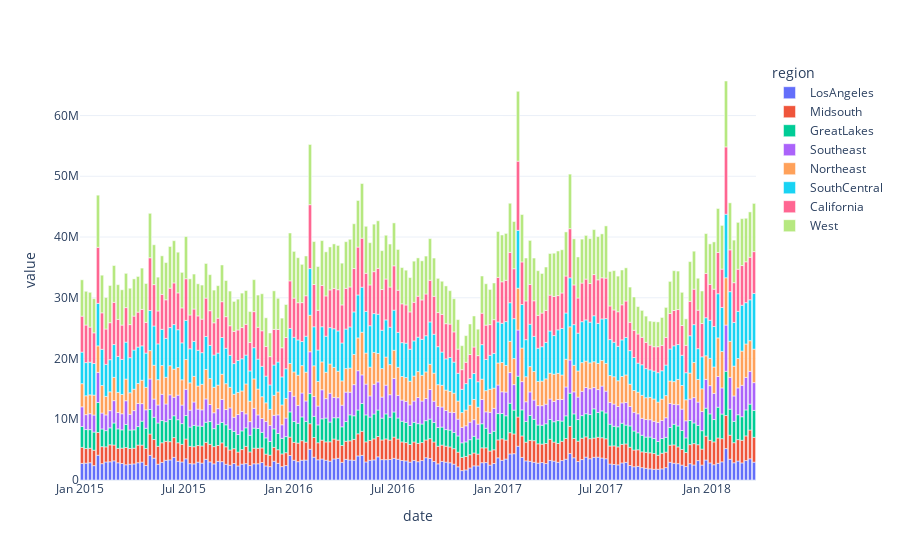

Write notebook code for a chart like this one.
### Code cell
fig = px.bar(_df.loc[:,columns])
fig.show()

### Figure 1 — Plotly figure (JSON) as saved in the notebook; plotly's stock layout.template omitted (floating-point values rounded to 4 significant figures; data arrays with more than 128 entries replaced by an {"elided": "..."} marker saying what was removed)
{"data": [{"alignmentgroup": "True", "hovertemplate": "region=LosAngeles<br>date=%{x}<br>value=%{y}<extra></extra>", "legendgroup": "LosAngeles", "marker": {"color": "#636efa", "pattern": {"shape": ""}}, "name": "LosAngeles", "offsetgroup": "LosAngeles", "orientation": "v", "showlegend": true, "textposition": "auto", "type": "bar", "x": {"elided": "169 str values"}, "xaxis": "x", "y": {"elided": "169 float values"}, "yaxis": "y"}, {"alignmentgroup": "True", "hovertemplate": "region=Midsouth<br>date=%{x}<br>value=%{y}<extra></extra>", "legendgroup": "Midsouth", "marker": {"color": "#EF553B", "pattern": {"shape": ""}}, "name": "Midsouth", "offsetgroup": "Midsouth", "orientation": "v", "showlegend": true, "textposition": "auto", "type": "bar", "x": {"elided": "169 str values"}, "xaxis": "x", "y": {"elided": "169 float values"}, "yaxis": "y"}, {"alignmentgroup": "True", "hovertemplate": "region=GreatLakes<br>date=%{x}<br>value=%{y}<extra></extra>", "legendgroup": "GreatLakes", "marker": {"color": "#00cc96", "pattern": {"shape": ""}}, "name": "GreatLakes", "offsetgroup": "GreatLakes", "orientation": "v", "showlegend": true, "textposition": "auto", "type": "bar", "x": {"elided": "169 str values"}, "xaxis": "x", "y": {"elided": "169 float values"}, "yaxis": "y"}, {"alignmentgroup": "True", "hovertemplate": "region=Southeast<br>date=%{x}<br>value=%{y}<extra></extra>", "legendgroup": "Southeast", "marker": {"color": "#ab63fa", "pattern": {"shape": ""}}, "name": "Southeast", "offsetgroup": "Southeast", "orientation": "v", "showlegend": true, "textposition": "auto", "type": "bar", "x": {"elided": "169 str values"}, "xaxis": "x", "y": {"elided": "169 float values"}, "yaxis": "y"}, {"alignmentgroup": "True", "hovertemplate": "region=Northeast<br>date=%{x}<br>value=%{y}<extra></extra>", "legendgroup": "Northeast", "marker": {"color": "#FFA15A", "pattern": {"shape": ""}}, "name": "Northeast", "offsetgroup": "Northeast", "orientation": "v", "showlegend": true, "textposition": "auto", "type": "bar", "x": {"elided": "169 str values"}, "xaxis": "x", "y": {"elided": "169 float values"}, "yaxis": "y"}, {"alignmentgroup": "True", "hovertemplate": "region=SouthCentral<br>date=%{x}<br>value=%{y}<extra></extra>", "legendgroup": "SouthCentral", "marker": {"color": "#19d3f3", "pattern": {"shape": ""}}, "name": "SouthCentral", "offsetgroup": "SouthCentral", "orientation": "v", "showlegend": true, "textposition": "auto", "type": "bar", "x": {"elided": "169 str values"}, "xaxis": "x", "y": {"elided": "169 float values"}, "yaxis": "y"}, {"alignmentgroup": "True", "hovertemplate": "region=California<br>date=%{x}<br>value=%{y}<extra></extra>", "legendgroup": "California", "marker": {"color": "#FF6692", "pattern": {"shape": ""}}, "name": "California", "offsetgroup": "California", "orientation": "v", "showlegend": true, "textposition": "auto", "type": "bar", "x": {"elided": "169 str values"}, "xaxis": "x", "y": {"elided": "169 float values"}, "yaxis": "y"}, {"alignmentgroup": "True", "hovertemplate": "region=West<br>date=%{x}<br>value=%{y}<extra></extra>", "legendgroup": "West", "marker": {"color": "#B6E880", "pattern": {"shape": ""}}, "name": "West", "offsetgroup": "West", "orientation": "v", "showlegend": true, "textposition": "auto", "type": "bar", "x": {"elided": "169 str values"}, "xaxis": "x", "y": {"elided": "169 float values"}, "yaxis": "y"}], "layout": {"barmode": "relative", "legend": {"title": {"text": "region"}, "tracegroupgap": 0}, "margin": {"t": 60}, "xaxis": {"anchor": "y", "domain": [0, 1], "title": {"text": "date"}}, "yaxis": {"anchor": "x", "domain": [0, 1], "title": {"text": "value"}}}}
